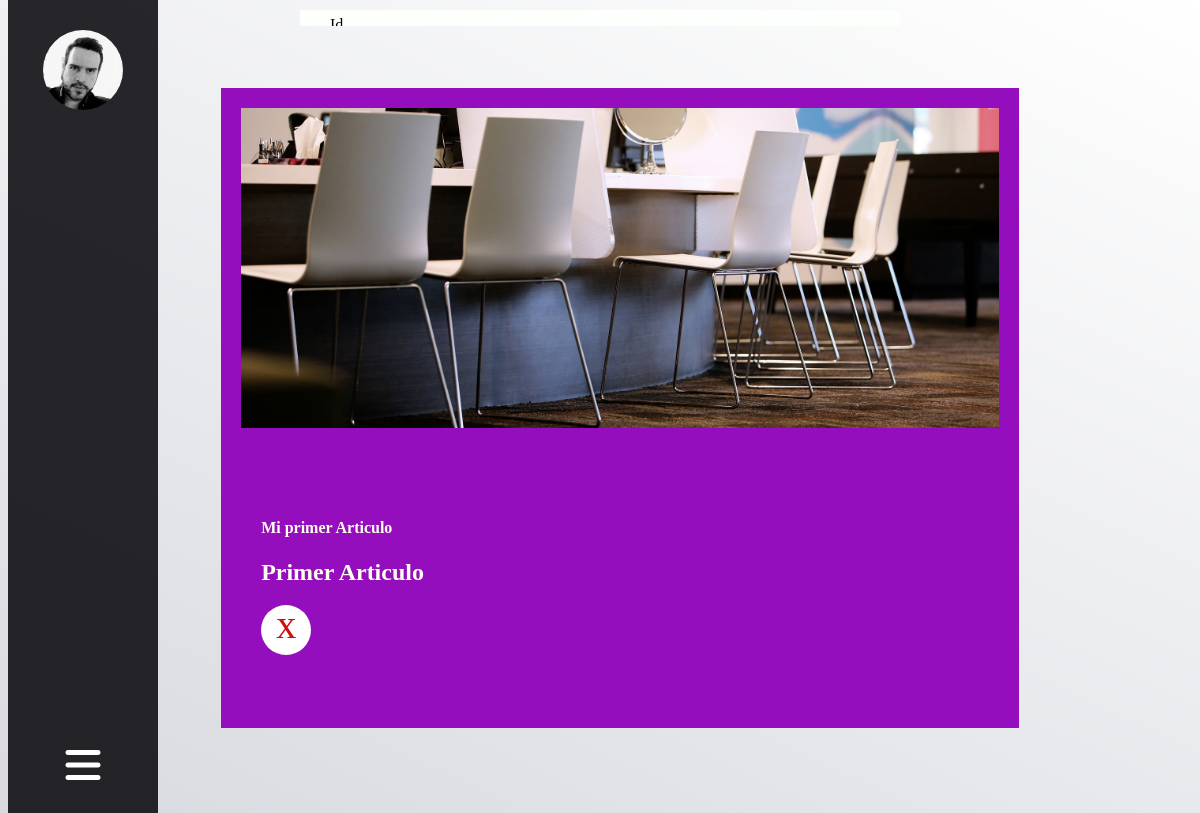
The app's page /detalle/1 (signed in) with its own data.
### miapp/models.py (models this page shows, shortened)
class Profile(models.Model):
    user = models.OneToOneField(User, on_delete=models.CASCADE,verbose_name='usuario')
    img = models.ImageField(default='LOGO.png', verbose_name='foto')
    position = models.CharField(max_length=20,verbose_name='Cargo',default='Ceo')

class Article(models.Model):
    titulo = models.CharField(max_length=150, verbose_name ='Titulo')
    contenido  = models.TextField()
    imagen = models.ImageField(default='null', verbose_name='Pic',upload_to = 'articulos/')
    user = models.ForeignKey(User,editable=False, verbose_name='Usuario', on_delete=models.CASCADE,related_name='publicacaciones')
    createdo_el = models.DateTimeField(auto_now_add=True, verbose_name='Creado el:')
    atualizado_el = models.DateTimeField(auto_now=True, verbose_name='Actualizado el :')
    class Meta:
            verbose_name='Articulo'
            verbose_name_plural='Articulos'
            ordering= ['-createdo_el']

### miapp/views.py (the view)
# urls.py: path('detalle/<int:id>', views.detalle, name = "detalle" ),
@login_required(login_url='index')
def detalle(request,id):
    articulo = Article.objects.get(pk=id)
    return render(request, 'detalle.htm',{
        'articulo':articulo,
    })

### miapp/templates/detalle.htm (shortened to what this page needs)
{% extends 'plantilla.htm' %}
{% block head%}
<img src="{{user.profile.img.url}}" alt="" class="user_pic">
<p class="show" id="display"><i class="fas fa-bars"></i></p>
{% endblock %}
{% block content %}
<form action="{% url 'actualizar' %}" method="POST" class="form_update">
    <label for="id">Id</label>
    <input type="number" name="id" placeholder="{{articulo.id}}" required value="{{articulo.id}}">
    <label for="titulo">Titulo</label>
    <label for="contenido">contenido</label>
 <button type="submit" class="btn_enviar">Acualizar</button>
</form>
<div class="tarjeta">
    <div class="capa">
    {% if articulo.imagen %}
<img src="{{articulo.imagen.url}}" alt="">
{% endif%}
</div>
<div class="capa">
    <div class="textos">
        <h4>  {{articulo.titulo}}</h4>
    <h2> {{articulo.contenido}}</h2>
    <a href="{% url 'articulos' %}" class="x">x</a>
    </div>
</div>
</div>
{% endblock %}

### miapp/static/csss/estilos.css (style rules this page uses)
*::after,::before { box-sizing: border-box; margin: 0; padding: 0; }
body { background:linear-gradient(25deg,rgb(216, 218, 223), white) }
ul, li, a { list-style: none; text-decoration: none; }
img { width: 100%; object-fit: cover; }
.content img { width: 100px; height: 100px; }
.textos { height: 350px; width: 45%; text-align: center; padding: 30px 20px; }
form { margin: auto; height: 400px; display: flex; flex-direction: column; align-items: center; justify-content: center; width: 50%; box-shadow: 0 0 20px rgba(128, 128, 128, 0.719); border-radius: 10px; position: relative; }
form input { width: 60%; height: 30px; margin-bottom: 20px; outline: none; border: none; border-bottom: 1px solid black; transition: .5s ; font-size: 20px; color: rgb(51, 18, 18); background: transparent; }
form label { margin-bottom: 15px; font-family: 17px; font-family: Georgia, 'Times New Roman', Times, serif; width: 90%; }
.btn_enviar { background-color: rgb(133, 23, 143); color: azure; margin-top: 15px; border-radius: 10px; height: 45px; width: 40%; font-size: 18px; font-family: Georgia, 'Times New Roman', Times, serif; }
.indicador h3, p { color: rgb(231, 225, 225); font-family:-apple-system, BlinkMacSystemFont, 'Segoe UI', Roboto, Oxygen, Ubuntu, Cantarell, 'Open Sans', 'Helvetica Neue', sans-serif; }
.user_pic { width: 80px; height:80px; border-radius: 50%; }
.content .form_update { position: fixed; top: -10px; left: 25%; background: rgb(253, 255, 253); z-index: 1; clip-path: inset(5% 0 91% 0); transition: 1s clip-path ease-in-out; }
.show { color: white; font-size: 40px; cursor: pointer; }
.tarjeta { width: 80%; height: 80vh; margin: auto; position: relative; display: flex; flex-direction: column; border-radius: 15px; }
.tarjeta img { width: 100%; object-fit: cover; height: 100%; }
.tarjeta .capa { width: 100%; height: 50%; background: rgba(149, 14, 190); transition: .7s all ease; padding: 20px 20px; }
.capa .textos { color: ivory; width: 100%; height: 100%; text-align: left; }
.textos>a { color: rgb(207, 14, 14); text-decoration: none; font-size: 40px; display: block; width: 50px; height: 50px; background: white; text-align: center; line-height: 40px; border-radius: 50%; }

### records on screen
Article: id "1", imagen (picture), titulo "Mi primer Articulo", contenido "Primer Articulo"
